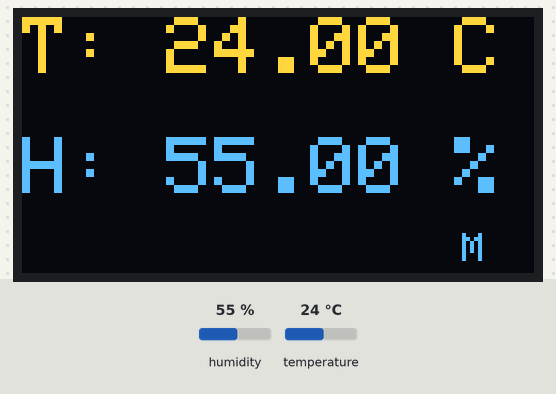
A sketch run on a simulated ESP32. On the bench: 128×64 one-colour display. The test bench sets the inputs (shaded band); at power-on: humidity 55 %, temperature 24 °C. The OLED is the two-colour kind (top 16 rows yellow); what the sketch prints to the serial monitor is not drawn.

Above: at 1.2 s.
1.3 s: humidity set to 22 %
At 3.4 s:
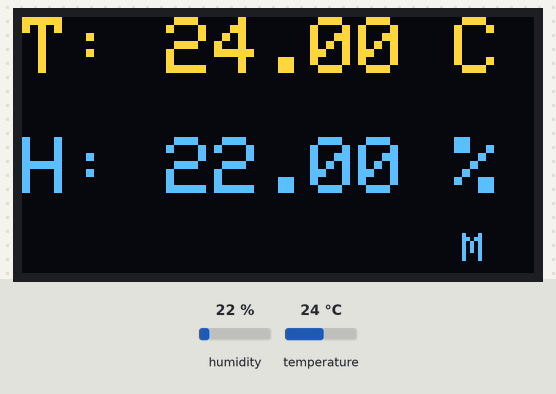
3.7 s: temperature set to 12 °C
At 5.1 s:
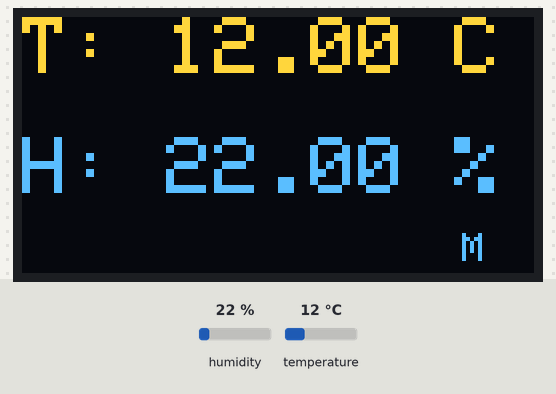
5.8 s: humidity set to 40 %
At 7.7 s:
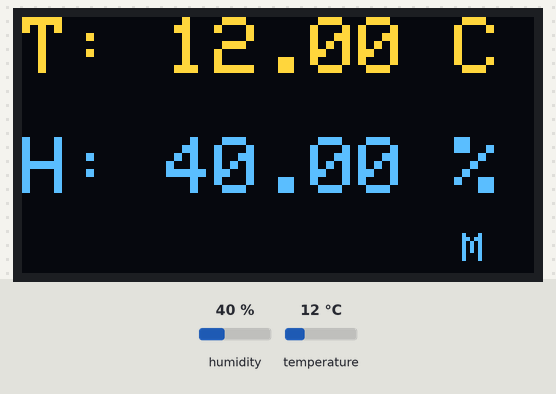
8.0 s: temperature set to 19 °C
At 9.4 s:
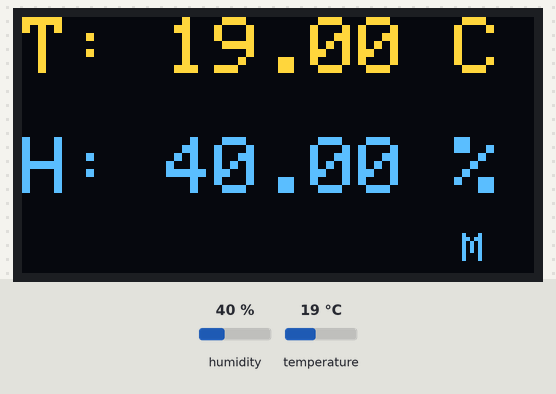
Timing chart, 0 to 11.0 s (numbered marks = the images above; inputs shaded):
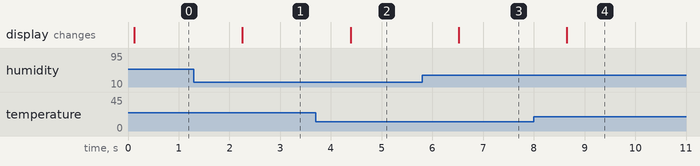

Measured:
- after the input at 1.3 s, the display: changes after 0.95 s (image 1)
- after the input at 3.7 s, the display: changes after 0.69 s (image 2)
- after the input at 5.8 s, the display: changes after 0.72 s (image 3)
- after the input at 8.0 s, the display: changes after 0.65 s (image 4)

The sketch:

maestrors485.ino
```cpp
#include <Wire.h>
#include "Adafruit_HTU21DF.h"
#include <Adafruit_SSD1306.h>
#include <Adafruit_GFX.h>

Adafruit_HTU21DF htu = Adafruit_HTU21DF();

#define UART_TX 17  // TX hacia HW-519
#define UART_RX 16  // RX desde HW-519

// Pantalla OLED conectada en SDA=11, SCL=12
#define OLED_SDA 11
#define OLED_SCL 12
#define SCREEN_WIDTH 128
#define SCREEN_HEIGHT 64
#define OLED_RESET -1
TwoWire wireOLED = TwoWire(1);  // Nueva instancia de I2C para OLED
Adafruit_SSD1306 display(SCREEN_WIDTH, SCREEN_HEIGHT, &wireOLED, OLED_RESET);

void setup() {
  Serial.begin(115200);  // Consola USB
  Serial1.begin(9600, SERIAL_8N1, UART_RX, UART_TX); // UART1 por 16 (RX) y 17 (TX)

  Wire.begin(4, 5);  // Sensor HTU21D en SDA=4, SCL=5

  if (!htu.begin()) {
    Serial.println("Sensor HTU21D no encontrado");
    while (1);
  }

  Serial.println("Sensor iniciado");

  // Iniciar pantalla OLED
  wireOLED.begin(OLED_SDA, OLED_SCL);
  if (!display.begin(SSD1306_SWITCHCAPVCC, 0x3C)) {
    Serial.println("Pantalla OLED no detectada");
    while (1);
  }

  display.clearDisplay();
  display.display();
}

void loop() {
  float temp = htu.readTemperature();
  float hum = htu.readHumidity();

  // Mostrar en consola USB
  Serial.printf("Temp: %.2f °C, Hum: %.2f %%\n", temp, hum);

  // Enviar por RS485 usando UART1
  Serial1.printf("T:%.2f C,H:%.2f\n", temp, hum);

  // Mostrar en OLED
  display.clearDisplay();
  display.setTextSize(2);
  display.setTextColor(SSD1306_WHITE);
  display.setCursor(0, 0);
  display.printf("T: %.2f C", temp);
  display.setCursor(0, 30);
  display.printf("H: %.2f %%", hum);

  // Mostrar letra "M" de maestro en pequeña
  display.setTextSize(1);
  display.setCursor(110, 54);  // Esquina inferior derecha
  display.print("M");

  display.display();

  delay(1000);  // Cada segundo
}
```
